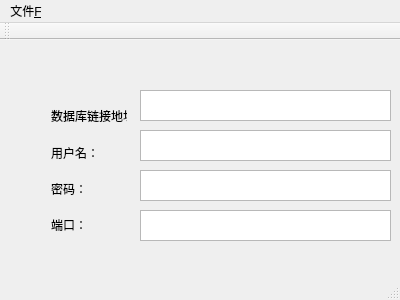
<?xml version="1.0" encoding="UTF-8"?>
<ui version="4.0">
 <class>MainWindow</class>
 <widget class="QMainWindow" name="MainWindow">
  <property name="geometry">
   <rect>
    <x>0</x>
    <y>0</y>
    <width>400</width>
    <height>300</height>
   </rect>
  </property>
  <property name="windowTitle">
   <string>MainWindow</string>
  </property>
  <widget class="QWidget" name="centralWidget">
   <widget class="QTextEdit" name="textEdit_Address">
    <property name="geometry">
     <rect>
      <x>140</x>
      <y>50</y>
      <width>251</width>
      <height>31</height>
     </rect>
    </property>
    <property name="verticalScrollBarPolicy">
     <enum>Qt::ScrollBarAsNeeded</enum>
    </property>
    <property name="horizontalScrollBarPolicy">
     <enum>Qt::ScrollBarAsNeeded</enum>
    </property>
    <property name="tabStopWidth">
     <number>70</number>
    </property>
   </widget>
   <widget class="QTextEdit" name="textEdit_User">
    <property name="geometry">
     <rect>
      <x>140</x>
      <y>90</y>
      <width>251</width>
      <height>31</height>
     </rect>
    </property>
    <property name="verticalScrollBarPolicy">
     <enum>Qt::ScrollBarAsNeeded</enum>
    </property>
    <property name="horizontalScrollBarPolicy">
     <enum>Qt::ScrollBarAsNeeded</enum>
    </property>
    <property name="tabStopWidth">
     <number>70</number>
    </property>
   </widget>
   <widget class="QTextEdit" name="textEdit_Passwd">
    <property name="geometry">
     <rect>
      <x>140</x>
      <y>130</y>
      <width>251</width>
      <height>31</height>
     </rect>
    </property>
    <property name="verticalScrollBarPolicy">
     <enum>Qt::ScrollBarAsNeeded</enum>
    </property>
    <property name="horizontalScrollBarPolicy">
     <enum>Qt::ScrollBarAsNeeded</enum>
    </property>
    <property name="tabStopWidth">
     <number>70</number>
    </property>
   </widget>
   <widget class="QTextEdit" name="textEdit_Port">
    <property name="geometry">
     <rect>
      <x>140</x>
      <y>170</y>
      <width>251</width>
      <height>31</height>
     </rect>
    </property>
    <property name="verticalScrollBarPolicy">
     <enum>Qt::ScrollBarAsNeeded</enum>
    </property>
    <property name="horizontalScrollBarPolicy">
     <enum>Qt::ScrollBarAsNeeded</enum>
    </property>
    <property name="tabStopWidth">
     <number>80</number>
    </property>
   </widget>
   <widget class="QWidget" name="">
    <property name="geometry">
     <rect>
      <x>40</x>
      <y>50</y>
      <width>98</width>
      <height>161</height>
     </rect>
    </property>
    <layout class="QVBoxLayout" name="verticalLayout">
     <item>
      <widget class="QLabel" name="label_Address">
       <property name="text">
        <string>数据库链接地址：</string>
       </property>
       <property name="alignment">
        <set>Qt::AlignLeading|Qt::AlignLeft|Qt::AlignVCenter</set>
       </property>
      </widget>
     </item>
     <item>
      <widget class="QLabel" name="labe_lUser">
       <property name="text">
        <string>用户名：</string>
       </property>
       <property name="alignment">
        <set>Qt::AlignLeading|Qt::AlignLeft|Qt::AlignVCenter</set>
       </property>
      </widget>
     </item>
     <item>
      <widget class="QLabel" name="label_Passwd">
       <property name="text">
        <string>密码：</string>
       </property>
       <property name="alignment">
        <set>Qt::AlignLeading|Qt::AlignLeft|Qt::AlignVCenter</set>
       </property>
      </widget>
     </item>
     <item>
      <widget class="QLabel" name="label_Port">
       <property name="text">
        <string>端口：</string>
       </property>
       <property name="alignment">
        <set>Qt::AlignLeading|Qt::AlignLeft|Qt::AlignVCenter</set>
       </property>
      </widget>
     </item>
    </layout>
   </widget>
  </widget>
  <widget class="QMenuBar" name="menuBar">
   <property name="geometry">
    <rect>
     <x>0</x>
     <y>0</y>
     <width>400</width>
     <height>23</height>
    </rect>
   </property>
   <widget class="QMenu" name="menu">
    <property name="title">
     <string>文件&amp;F</string>
    </property>
   </widget>
   <addaction name="menu"/>
  </widget>
  <widget class="QToolBar" name="mainToolBar">
   <attribute name="toolBarArea">
    <enum>TopToolBarArea</enum>
   </attribute>
   <attribute name="toolBarBreak">
    <bool>false</bool>
   </attribute>
  </widget>
  <widget class="QStatusBar" name="statusBar"/>
 </widget>
 <layoutdefault spacing="6" margin="11"/>
 <resources/>
 <connections/>
</ui>
